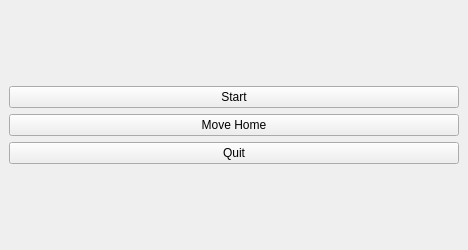
<?xml version="1.0" encoding="UTF-8"?>
<ui version="4.0">
 <class>SamplePlugin</class>
 <widget class="QDockWidget" name="SamplePlugin">
  <property name="geometry">
   <rect>
    <x>0</x>
    <y>0</y>
    <width>468</width>
    <height>250</height>
   </rect>
  </property>
  <property name="windowTitle">
   <string>DockWidget</string>
  </property>
  <widget class="QWidget" name="dockWidgetContents">
   <layout class="QVBoxLayout" name="verticalLayout_2">
    <item>
     <layout class="QVBoxLayout" name="verticalLayout">
      <item>
       <widget class="QPushButton" name="_btn0">
        <property name="text">
         <string>Start</string>
        </property>
       </widget>
      </item>
      <item>
       <widget class="QPushButton" name="_btn2">
        <property name="text">
         <string>Move Home</string>
        </property>
       </widget>
      </item>
      <item>
       <widget class="QPushButton" name="_btn1">
        <property name="text">
         <string>Quit</string>
        </property>
       </widget>
      </item>
     </layout>
    </item>
   </layout>
  </widget>
 </widget>
 <resources/>
 <connections/>
</ui>
